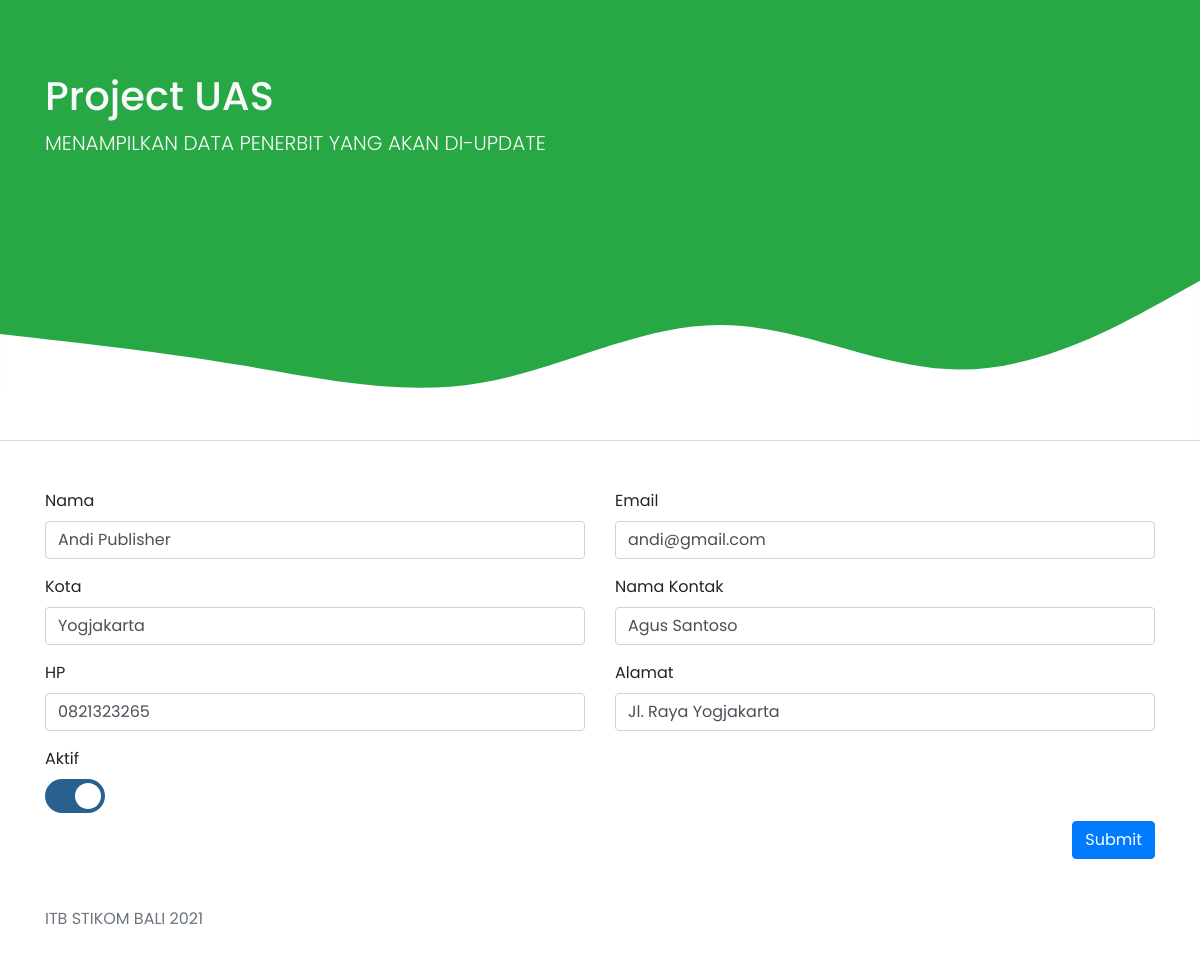
/190030509-view.php?id=1, run on the app's committed database.
### tables this page shows
CREATE TABLE `t_penerbit` (
  `id_penerbit` int(4) NOT NULL,
  `nama` varchar(50) NOT NULL,
  `kota` varchar(30) NOT NULL,
  `contact_name` varchar(50) NOT NULL,
  `contact_phone` varchar(15) NOT NULL,
  `alamat` varchar(100) NOT NULL,
  `email` varchar(60) NOT NULL,
  `status` tinyint(1) NOT NULL
);

### 190030509-view.php (the view, shortened to what this page needs)
<?php
    require "koneksi.php";
    $query = "SELECT * FROM t_penerbit WHERE id_penerbit='" . $_GET['id'] . "'";
    $sql = mysqli_query($koneksi, $query);
    try {
      $data = mysqli_fetch_assoc($sql);
    } catch(Exception $e) {
      echo 'Error : ' . $e->getMessage();
    }
?>
<!doctype html>
<html>
   <head>
      <link rel="stylesheet" href="https://maxcdn.bootstrapcdn.com/bootstrap/4.5.2/css/bootstrap.min.css">
      <link rel="stylesheet" href="../penerbit/style.css">
      <link rel="stylesheet" href="https://cdnjs.cloudflare.com/ajax/libs/font-awesome/4.7.0/css/font-awesome.min.css">
   </head>
   <body>
      <section class="pt-4 bg-success">
         <div>
            <div class="container">
               <h1 class="display-5 pt-5 text-light">Project UAS</h1>
               <p class="lead text-light">MENAMPILKAN DATA PENERBIT YANG AKAN DI-UPDATE</p>
            </div>
         </div>
      </section>
      <div class="container my-5">
         <form action="190030509-update.php?id=<?= $data['id_penerbit'] ?>" onSubmit="return cek_form(this)" method="POST">
            <div class="row">
               <div class="col-lg-6">
                  <div class="form-group">
                     <label for="namaid">Nama</label>
                     <input type="text" class="form-control" id="namaid" placeholder="Masukkan Nama" name="nama" value="<?= $data['nama'] ?>" >
                  </div>
               </div>
               <div class="col-lg-6">
                  <div class="form-group">
                     <label for="email">Email</label>
                     <input type="email" class="form-control" id="emailid" placeholder="Masukkan Email" name="email" value="<?= $data['email'] ?>" >
                  </div>
               </div>
               <div class="col-lg-6">
                  <div class="form-group">
                     <label for="kotaid">Kota</label>
                     <input type="text" class="form-control" id="kotaid" placeholder="Kota" name="kota" value="<?= $data['kota'] ?>" >
                  </div>
               </div>
               <div class="col-lg-6">
                  <div class="form-group">
                     <label for="kontakid">Nama Kontak</label>
                     <input type="text" class="form-control" id="kontakid" placeholder="Masukkan Nama Kontak" name="kontak" value="<?= $data['contact_name'] ?>" >
                  </div>
               </div>
               <div class="col-lg-6">
                  <div class="form-group">
                     <label for="hpid">HP</label>
                     <input type="text" class="form-control" id="hpid" placeholder="Masukkan No HP" name="phone" value="<?= $data['contact_phone'] ?>" >
                  </div>
               </div>
               <div class="col-lg-6">
                  <div class="form-group">
                     <label for="alamatid">Alamat</label>
                     <input type="text" class="form-control" id="alamatid" placeholder="Masukkan Alamat" name="alamat" value="<?= $data['alamat'] ?>" >
                  </div>
               </div>
               <div class="col-lg-12">
                  <label>Aktif</label>
                  <div>
                     <label class="switch">
                     <span class="slider round"></span>
                     </label>
                  </div>
               </div>
            </div>
            <div class="text-right">
               <button type="submit" class="btn btn-primary">Submit</button>
            </div>
         </form>
      </div>
      <footer class="footer my-5">
         <div class="container">
            <span class="text-muted">ITB STIKOM BALI <?= date('Y') ?></span>
         </div>
      </footer>
   </body>
</html>

### style.css (style rules this page uses)
body { font-family: Poppins; }
.switch { position: relative; display: inline-block; width: 60px; height: 34px; }
.slider { position: absolute; cursor: pointer; top: 0; left: 0; right: 0; bottom: 0; background-color: #ccc; -webkit-transition: 0.4s; transition: 0.4s; }
.slider:before { position: absolute; content: ""; height: 26px; width: 26px; left: 4px; bottom: 4px; background-color: white; -webkit-transition: 0.4s; transition: 0.4s; }
input:checked + .slider { background-color: #286090; }
input:checked + .slider:before { -webkit-transform: translateX(26px); -ms-transform: translateX(26px); transform: translateX(26px); }
.slider.round { border-radius: 34px; }
.slider.round:before { border-radius: 50%; }

### data on the page
t_penerbit: nama "Andi Publisher", email "andi@gmail.com", kota "Yogjakarta", kontak "Agus Santoso", phone "0821323265", alamat "Jl. Raya Yogjakarta"
